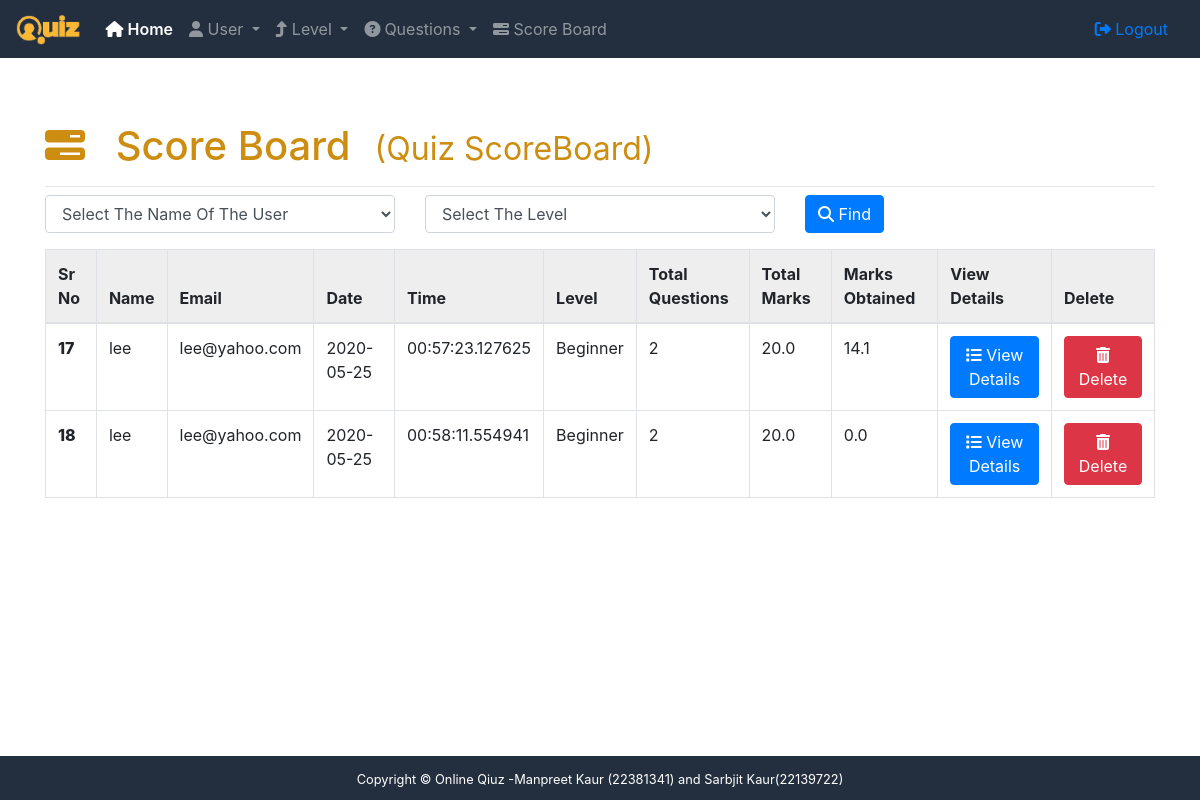
The app's page /admin/scoreboard (signed in), older data.
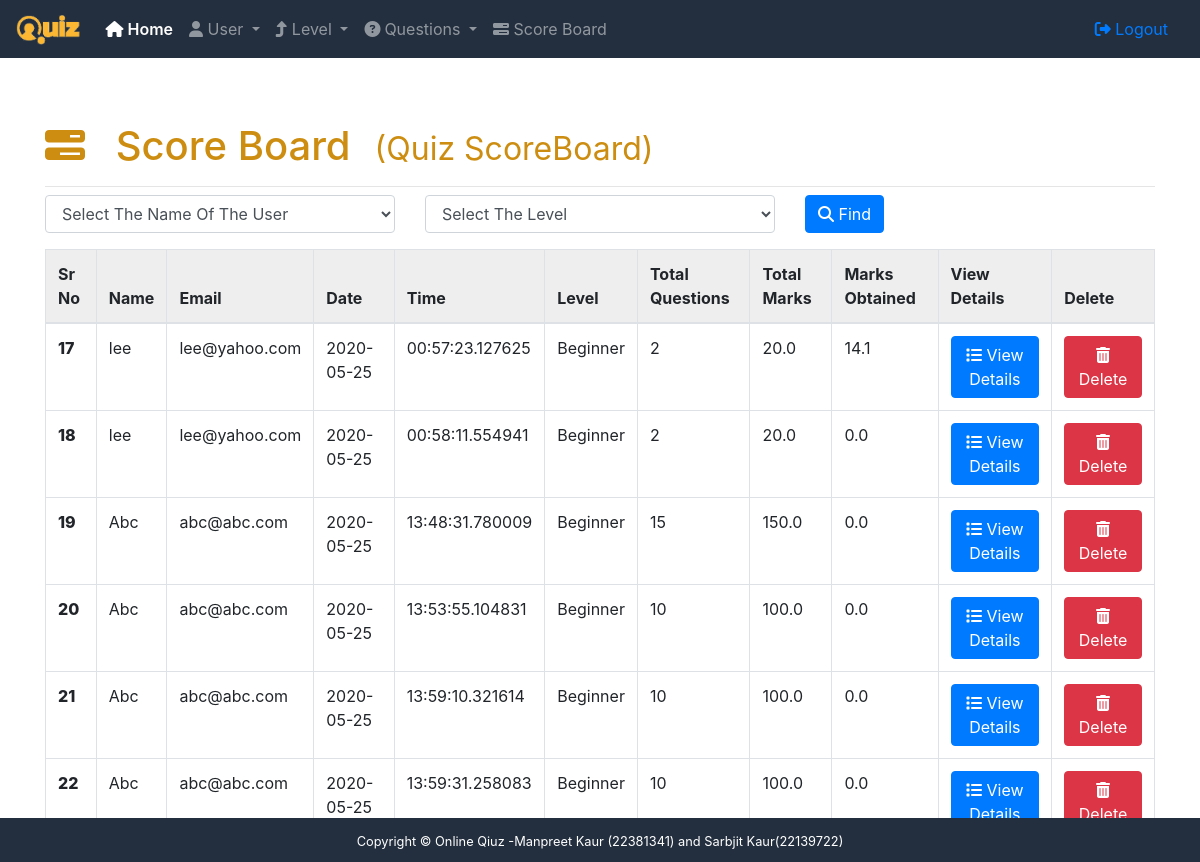
The same page, newer data.
### app/user/models.py (models this page shows, shortened)
class UserScoreBoard(db.Model):
    id = db.Column(db.Integer, primary_key=True)
    user_id = db.Column(db.Integer, db.ForeignKey('user.id'),
                        nullable=False)
    user = db.relationship("User", foreign_keys=user_id)
    test_time = db.Column(db.TIMESTAMP, nullable=False)
    level_id = db.Column(db.Integer, db.ForeignKey('level.id'),
                         nullable=True)
    level = db.relationship("Level", foreign_keys=level_id)
    @property
    def get_test_date(self):
        return str(self.test_time.date())
    @property
    def get_test_time(self):
        return str(self.test_time.time())
    @property
    def get_scoreboard_details(self):
        return ScoreBoardDetail.query.filter(ScoreBoardDetail.scoreboard_id == self.id)
    @property
    def total_questions(self):
        return self.get_scoreboard_details.count()
    @property
    def total_marks(self):
        total = 0
        for i in self.get_scoreboard_details.all():
            try:
                total += float(i.total_marks)
            except:
                total += 0
        return total
    @property
    def obtained_marks(self):
        total = 0
        for i in self.get_scoreboard_details.all():
            try:
                total += float(i.obtained_marks)
            except:
                total+= 0
        return total

class ScoreBoardDetail(db.Model):
    id = db.Column(db.Integer, primary_key=True)
    scoreboard_id = db.Column(db.Integer, db.ForeignKey('user_score_board.id'),
                              nullable=False)
    level = db.Column(db.Text, nullable=False)
    question_type = db.Column(db.Enum(ScoreBoardQuestionType), nullable=False)
    total_marks = db.Column(db.Integer, nullable=False)
    obtained_marks = db.Column(db.Integer, nullable=True)
    feedback = db.Column(db.Text,nullable=True,default="")

### app/admin/models.py (models this page shows, shortened)
class User(db.Model):
    id = db.Column(db.Integer, primary_key=True)
    name = db.Column(db.String(80), unique=True, nullable=False)
    email = db.Column(db.String(120), unique=True, nullable=False)
    password = db.Column(db.String(120), nullable=False)
    is_admin = db.Column(db.Boolean, nullable=False)

class Level(db.Model):
    id = db.Column(db.Integer, primary_key=True)
    name = db.Column(db.String(120), unique=True, nullable=False)
    image = db.Column(db.String(120), unique=False, nullable=False)
    priority = db.Column(db.Integer, unique=True, nullable=False)

### app/admin/controller.py (the view)
@admin_routes.route('/scoreboard')
@login_required
def scoreboard():
    users = User.query.all()
    levels = Level.query.all()
    scoreboard_ = UserScoreBoard.query.all()
    return render_template("admin/scoreboard.html",scoreboard=scoreboard_,users=users,levels=levels)

### app/admin/__init__.py (called while the page is built)
def login_required(f):
    @wraps(f)
    def wrap(*args, **kwargs):
        if 'quizadmin' in session:
            return f(*args, **kwargs)
        else:
            flash("You need to login first","danger")
            return redirect(url_for('admin.login'))
    return wrap

### app/templates/admin/scoreboard.html (shortened to what this page needs)
{% extends 'admin/base.html' %}
{% block content %}
<div class="container">
    <div class="table-responsive">
        <h1 class="mt-5"><i class="fa fa-tasks"></i> Score Board<small class="ml-4">(Quiz ScoreBoard)</small></h1>
        <hr class="mb-2"/>
        <div class="row mb-3">
            <div class="col-md-4">
                <select name="user_select" id="user_select" class="form-control">
                    <option value="0">Select The Name Of The User</option>
                </select>
            </div>
            <div class="col-md-4">
                <select name="level_select" id="level_select" class="form-control">
                    <option value="0">Select The Level</option>
                </select>
            </div>
             <div class="col-md-4">
                 <button class="btn btn-primary" id="find" style="cursor: pointer;"><i class="fa fa-search"></i> Find</button>
            </div>
        </div>
        <table class="table table-bordered">
            <thead>
                <tr>
                    <th>Sr No</th>
                    <th>Name</th>
                    <th>Email</th>
                    <th>Date</th>
                    <th>Time</th>
                    <th>Level</th>
                    <th>Total Questions</th>
                    <th>Total Marks</th>
                    <th>Marks Obtained</th>
                    <th>View Details</th>
                    <th>Delete</th>
                </tr>
            </thead>
            <tbody id="board-tbody">
                {% for board in scoreboard %}
                {% if board.user.email and board.level %}
                    <tr>
                        <td>{{ loop.index }}</td>
                        <td>{{ board.user.name }}</td>
                        <td>{{ board.user.email }}</td>
                        <td>{{ board.get_test_date }}</td>
                        <td>{{ board.get_test_time }}</td>
                        <td>{{ board.level.name }}</td>
                         <td>{{ board.total_questions }}</td>
                        <td>{{ board.total_marks }}</td>
                        <td>{{ board.obtained_marks }}</td>
                        <td>
                            <a href="{{ url_for('admin.scoreboard_detail',id_=board.id) }}">
                            <button class="btn btn-primary"><i class="fa fa-list"></i> View Details</button>
                            </a>
                        </td>
                        <td>
                            <form action="{{ url_for('admin.delete_score_board',board_id=board.id) }}" onsubmit="return confirmDelete();">
                                <button class="btn btn-danger" type="submit"><i class="fa fa-trash"></i> Delete </button>
                            </form>
                        </td>
                    </tr>
                    {% endif %}
                {% endfor %}
            </tbody>
        </table>
    </div>
</div>
{% endblock %}

### app/templates/admin/base.html (shortened to what this page needs)
<!DOCTYPE html>
<html lang="en">
<head>
    <link rel="stylesheet" href="{{  url_for('static', filename='bootstrap/css/bootstrap.min.css') }}">
    <link rel="stylesheet" href="{{  url_for('static', filename='style.css') }}">
    <link rel="stylesheet" href="https://stackpath.bootstrapcdn.com/font-awesome/4.7.0/css/font-awesome.min.css">
</head>
<body>
    <header>
        <nav class="navbar navbar-expand-lg navbar-dark ">
          <a class="navbar-brand" href="#"><img src="{{  url_for('static', filename='quiz-logo.png') }}" class="img-fluid logo"></a>
          <div class="collapse navbar-collapse" id="navbarSupportedContent">
            <ul class="navbar-nav mr-auto">
              <li class="nav-item active">
                <a class="nav-link" href="{{url_for('admin.homepage')}}"><i class="fa fa-home"></i> Home <span class="sr-only">(current)</span></a>
              </li>
              <li class="nav-item dropdown">
                <a class="nav-link dropdown-toggle" href="#" id="navbarDropdown1" role="button" data-toggle="dropdown" aria-haspopup="true" aria-expanded="false">
                 <i class="fa fa-user"></i> User
                </a>
              </li>
              <li class="nav-item dropdown">
                <a class="nav-link dropdown-toggle" href="#" id="navbarDropdown" role="button" data-toggle="dropdown" aria-haspopup="true" aria-expanded="false">
                  <i class="fa fa-level-up mr-1" ></i>Level
                </a>
              </li>
                <li class="nav-item dropdown">
                <a class="nav-link dropdown-toggle" href="#" id="navbarDropdown" role="button" data-toggle="dropdown" aria-haspopup="true" aria-expanded="false">
                  <i class="fa fa-question-circle mr-1" ></i>Questions
                </a>
              </li>
              <li class="nav-item">
                <a class="nav-link" href="{{ url_for('admin.scoreboard') }}" tabindex="-1" aria-disabled="true"><i class="fa fa-tasks"></i> Score Board</a>
              </li>
            </ul>
            <a href="{{ url_for('admin.admin_logout') }}" class="nav-link"><i class="fa fa-sign-out"></i> Logout</a>
          </div>
        </nav>
    </header>
    {% block content %}
    {% endblock %}
    <footer id="sticky-footer" class="fixed-bottom">
        <div class="container text-center">
          <small>Copyright &copy; Online Qiuz -Manpreet Kaur (22381341) and Sarbjit Kaur(22139722)</small>
        </div>
     </footer>
</body>
</html>

### app/static/style.css (style rules this page uses)
.table thead tr { background-color: #eee; }
.table tr td .btn { display: block; margin: auto; }
.table tbody tr td:first-child { font-weight: 800; }
.table-responsive h1 i:first-child { margin-right: 20px; }
h1 { color: #cc8d10; }
h1 i { margin-right: 20px; }
.logo { max-height: 30px !important; max-width: 250px; }
header .navbar { background: #232f3e; }
header .navbar-dark .active { font-weight: 600; }
#sticky-footer { background: #232f3e; color: white; padding: 10px; }

Row changes from the older to the newer data that the page shows:
added UserScoreBoard: user.name "Abc", user.email "abc@abc.com", get_test_date "2020-05-25", get_test_time "13:48:31.780009", level.name "Beginner", total_questions "15", total_marks "150.0", obtained_marks "0.0"
added UserScoreBoard: user.name "Abc", user.email "abc@abc.com", get_test_date "2020-05-25", get_test_time "13:53:55.104831", level.name "Beginner", total_questions "10", total_marks "100.0", obtained_marks "0.0"
added UserScoreBoard: user.name "Abc", user.email "abc@abc.com", get_test_date "2020-05-25", get_test_time "13:59:10.321614", level.name "Beginner", total_questions "10", total_marks "100.0", obtained_marks "0.0"
added UserScoreBoard: user.name "Abc", user.email "abc@abc.com", get_test_date "2020-05-25", get_test_time "13:59:31.258083", level.name "Beginner", total_questions "10", total_marks "100.0", obtained_marks "0.0"
